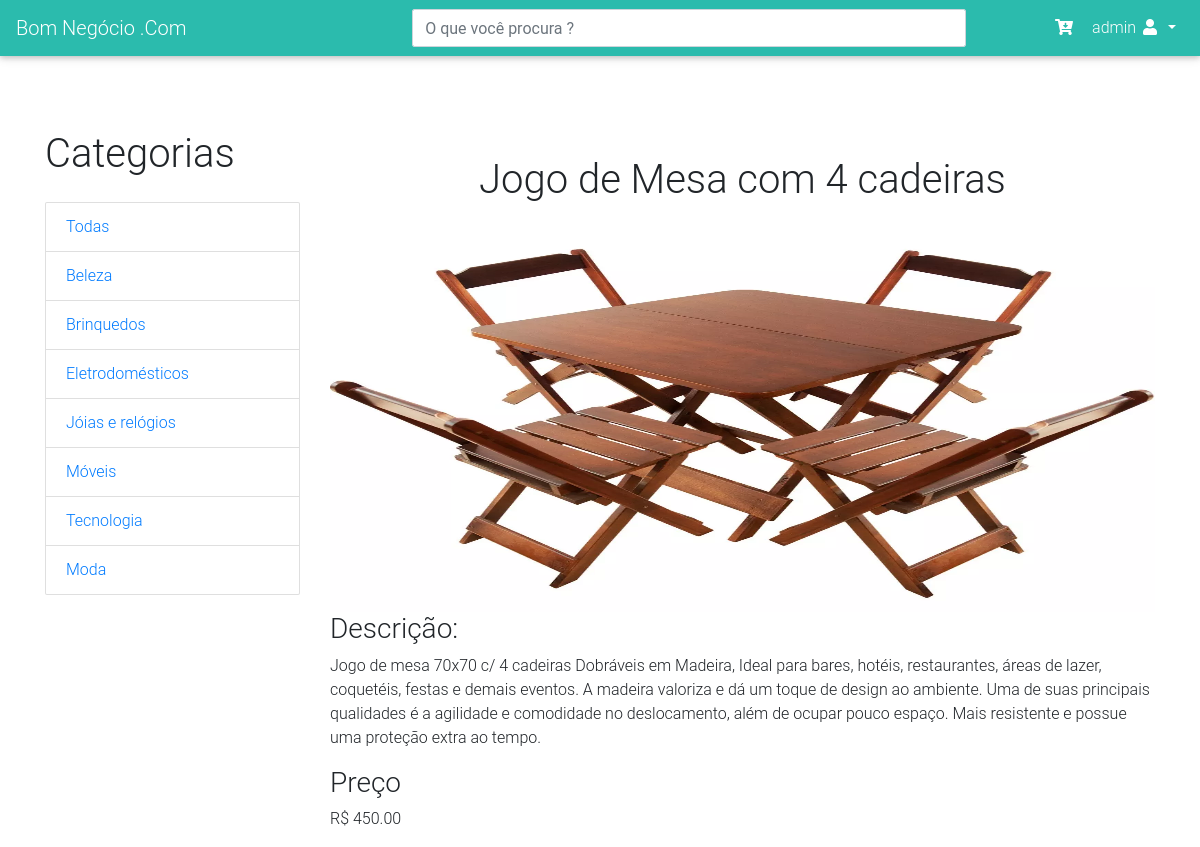
Screenshot of /detalhes/13 (signed in) with the database file from the repository.
### loja/models.py (models this page shows, shortened)
class Categoria(models.Model):
    nome = models.CharField(max_length=20)
    imgPath = models.ImageField(null=True, upload_to='img/category')
    class Meta:
        verbose_name_plural = 'Categorias'

class Anuncio(models.Model):
    titulo = models.CharField(max_length=100)
    descricao = models.TextField(max_length=1000)
    preco = models.DecimalField(max_digits=7, decimal_places=2)
    imgPath = models.ImageField(null=True, upload_to='img/', default='', blank=True)
    categoria = models.ForeignKey(Categoria, on_delete=models.CASCADE)
    usuario = models.ForeignKey(User, on_delete=models.CASCADE,  null=True, blank=True)
    class Meta:
        verbose_name_plural = 'Anuncios'

### loja/views.py (the view)
# urls.py: path('detalhes/<int:pk>', detalhes_anuncio, name='url_detalhes_anuncio'),
@login_required(login_url='url_index')
def detalhes_anuncio(request, pk):
    dados = {}
    dados['anuncios'] = Anuncio.objects.filter(pk = pk)
    dados['categorias'] = Categoria.objects.all()
    dados['usuario'] = request.user
    return render(request, 'loja/detalhes_anuncio.html', dados)

### loja/templates/loja/detalhes_anuncio.html
{% extends 'loja/menu.html' %}
{% load static %}
{% block content %}
    <div class="container">
    <div class="row">
        <div class="col-lg-3">
            <h1 class="my-4">Categorias</h1>
            <div class="list-group">
                <a href="{% url  'url_home' %}" class="list-group-item"> Todas</a>
                {% for categoria in categorias %}
                    <a href="{% url 'url_listar_por_categoria' categoria.id %}" class="list-group-item">{{ categoria.nome }} </a>
                {%endfor%}
            </div>
          </div>
        <div class="col-lg-9">
            {% for anuncio in anuncios %}
                <h1 style="text-align: center; margin-top: 50px;" >{{ anuncio.titulo }}</h1>
                <img class="img-detalhes" src="{{anuncio.imgPath.url}}">
                <div>
                    <h3>Descrição: </h3>
                    <p>{{ anuncio.descricao }} </p>
                </div>
                <div>
                    <h3>Preço</h3>
                    <p>R$ {{ anuncio.preco }}</p>
                </div>
            {% endfor %}
        </div>
    </div>
    </div>
{% endblock %}

### loja/templates/loja/menu.html (shortened to what this page needs)
{% load static %}
<!doctype html>
<html lang="en">
<head>
    <link rel="stylesheet" href="https://stackpath.bootstrapcdn.com/bootstrap/4.3.1/css/bootstrap.min.css">
    <link rel="stylesheet" href=" {% static 'css/style.css' %} ">
    <link rel="stylesheet" href=" {% static 'css/mdb.min.css' %} ">
    <link rel="stylesheet" href="https://cdnjs.cloudflare.com/ajax/libs/font-awesome/5.8.2/css/all.css">
</head>
<body>
    <nav class="mb-1 navbar navbar-expand-lg navbar-dark default-color">
      <a class="navbar-brand" href="{% url 'url_home' %}">Bom Negócio .Com</a>
      {% if usuario.id %}
      <div class="col-md-6">
        <form action="{% url 'url_pesquisa_filtrada' %}" method="POST">
          <input name="chave" class="form-control" type="text" placeholder="O que você procura ?" aria-label="Search">
        </form>
      </div>
      {% endif %}
      <div class="collapse navbar-collapse" id="navbarSupportedContent-333">
        <ul class="navbar-nav ml-auto nav-flex-icons">
            <li class="nav-item ">
            <a class="nav-link" href="#">
              <i class="fas fa-cart-arrow-down"></i>
            </a>
          </li>
          <li class="nav-item dropdown">
            <a class="nav-link dropdown-toggle" id="navbarDropdownMenuLink-333" data-toggle="dropdown"
              aria-haspopup="true" aria-expanded="false">
              {% if usuario.id %} {{  usuario }} {% endif %} <i class="fas fa-user"> </i>
            </a>
          </li>
        </ul>
      </div>
    </nav>
    {% block content %}
    {% endblock %}
</body>
</html>

### loja/static/css/style.css (style rules this page uses)
.form-control, .btn { min-height: 38px; border-radius: 2px; }
nav.mb-1.navbar.navbar-expand-lg.navbar-dark.default-color { margin-bottom: 50px !important; }
.img-detalhes { width: 100%; height: 400px; }

### rows the page displays
Categoria: nome "Beleza"
Categoria: nome "Brinquedos"
Categoria: nome "Eletrodomésticos"
Categoria: nome "Jóias e relógios"
Categoria: nome "Móveis"
Categoria: nome "Tecnologia"
Categoria: nome "Moda"
Anuncio: titulo "Jogo de Mesa com 4 cadeiras", imgPath (picture), descricao "Jogo de mesa 70x70 c/ 4 cadeiras Dobráveis em Madeira, Ideal para bares, hotéis, restaurantes, áreas de lazer, coquetéis, festas e demais eventos. A madeira valoriza e dá um toque de design ao ambiente. Uma de suas principais qualidades é a agilidade e comodidade no deslocamento, além de ocupar pouco espaço. Mais resistente e possue uma proteção extra ao tempo.", preco "450.00"

### other values shown
{{ usuario }} "admin"
